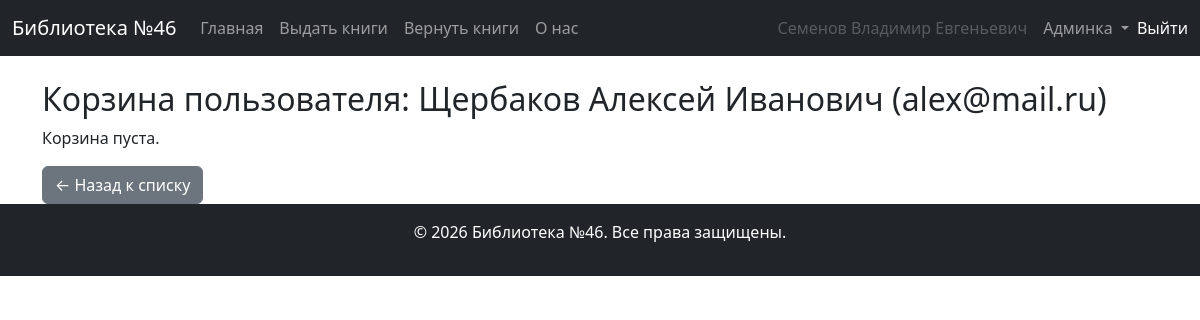
Page /staff/cart/3/ (signed in) on the earlier database version.
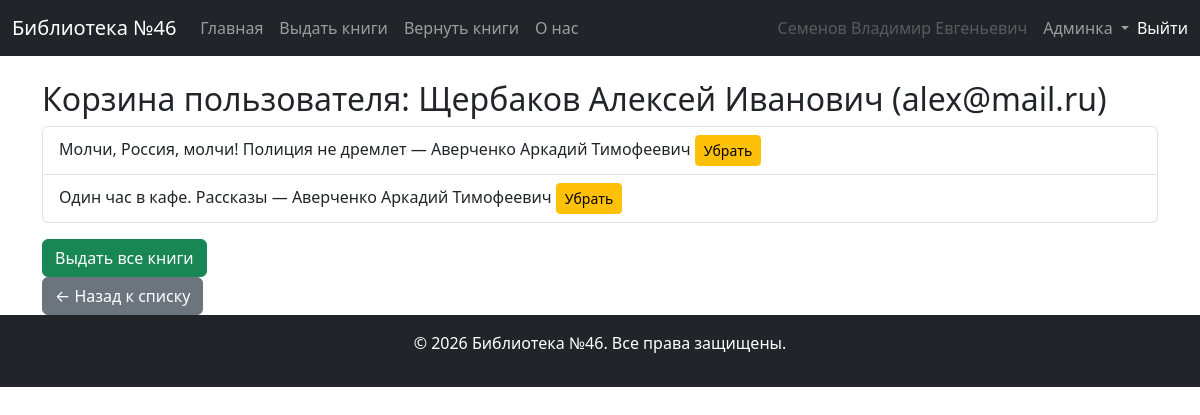
Same page on the later database version.
### user_app/models.py (models this page shows, shortened)
class CustomUser(AbstractUser):
    username = None                     # Удаляем username — он не нужен, т.к. аутентификация по email
    full_name = models.CharField(
        max_length=255,
        blank=False,
        null=False,
        verbose_name='Имя читателя'
    )
    email = models.EmailField(
        max_length=255,
        unique=True,
        verbose_name='E-mail'
    )
    date_of_birth = models.DateField(
        blank=False,
        null=False,
        verbose_name='Дата рождения'
    )
    USERNAME_FIELD = 'email'
    REQUIRED_FIELDS = ['full_name', 'date_of_birth']
    objects = CustomUserManager()

### lib_app/models.py (models this page shows, shortened)
class Cart(models.Model):
    user = models.OneToOneField(
        settings.AUTH_USER_MODEL,
        on_delete=models.CASCADE
    )
    books = models.ManyToManyField(Book, blank=True, related_name='carts')

class Book(models.Model):
    title = models.CharField(max_length=255)
    author = models.ForeignKey(
        Author,
        on_delete=models.SET_NULL,
        related_name='books',
        null=True,
        blank=True
    )
    publisher = models.ForeignKey(
        Publisher,
        on_delete=models.SET_NULL,
        related_name='books',
        null=True,
        blank=True
    )
    isbn = models.CharField(
        max_length=13,                                          # ISBN должен содержать ровно 13 цифр
        null=True,
        blank=True
    )
    year = models.PositiveIntegerField(
        null=True,
        blank=True,
        validators=[
            MinValueValidator(1),                               # Год должен быть ≥ 1
            MaxValueValidator(datetime.now().year)              # Не больше текущего года
        ]
    )
    short_description = models.TextField(
        default="",
        null=True,
        blank=True
    )
    key_words = models.TextField(
        default="",
        null=True,
        blank=True
    )
    available = models.BooleanField(default=True)               # доступна ли для выдачи
    times_of_issued = models.PositiveIntegerField(default=0)    # сколько раз выдана книга

class Author(models.Model):
    name = models.CharField(max_length=200)
    date_of_birth = models.DateField(null=True, blank=True)
    date_of_death = models.DateField(null=True, blank=True)
    class Meta:
        ordering = ['name']

### lib_app/views.py (the view)
# urls.py: path('staff/cart/<int:user_id>/', StaffViewUserCartView.as_view(), name='staff_view_user_cart'),
class StaffViewUserCartView(LoginRequiredMixin, UserPassesTestMixin, DetailView):
    model = Cart
    template_name = 'lib_app/cart.html'
    context_object_name = 'cart'
    def test_func(self):
        return self.request.user.is_staff
    def get_object(self, queryset=None):
        user_id = self.kwargs.get('user_id')
        user = get_object_or_404(CustomUser, id=user_id)
        cart, created = Cart.objects.get_or_create(user=user)
        return cart
    def get_context_data(self, **kwargs):
        context = super().get_context_data(**kwargs)
        context['ordered_books'] = self.object.books.select_related('author').order_by('author__name', 'title')
        context['is_own_cart'] = False
        context['title'] = 'Корзина пользователя'
        return context

### lib_app/templates/lib_app/cart.html (shortened to what this page needs)
{% extends "base.html" %}
{% block content %}
{% if is_own_cart %}
    <h2>Ваша корзина</h2>
{% else %}
    <h2>Корзина пользователя: {{ cart.user.full_name }} ({{ cart.user.email }})</h2>
{% endif %}
{% if ordered_books %}
    <ul class="list-group">
        {% for book in ordered_books %}
            <li class="list-group-item">
                {{ book.title }} — {{ book.author.name }}
                {% if is_own_cart %}
                    <form method="post" action="{% url 'remove_from_cart' book.id %}" style="display:inline;">
                        {% csrf_token %}
                        <button type="submit" class="btn btn-sm btn-danger">Убрать</button>
                    </form>
                {% elif user.is_staff %}
                    <form method="post" action="{% url 'staff_remove_from_cart' cart.user.id book.id %}" style="display:inline;">
                        <button type="submit" class="btn btn-sm btn-warning"
                                onclick="return confirm('Удалить «{{ book.title }}» из корзины {{ cart.user.full_name }}?')">
                            Убрать
                        </button>
                    </form>
                {% endif %}
            </li>
        {% endfor %}
    </ul>
    {% if not is_own_cart and user.is_staff %}
        <div class="mt-3">
            <form method="post" action="{% url 'issue_books_from_cart' cart.user.id %}" style="display:inline;">
                <button type="submit" class="btn btn-success"
                        onclick="return confirm('Выдать все книги из корзины {{ cart.user.full_name }}?')">
                    Выдать все книги
                </button>
            </form>
        </div>
    {% endif %}
{% else %}
    <p>Корзина пуста.</p>
{% endif %}
<a href="{% url 'users_with_cart' %}" class="btn btn-secondary">← Назад к списку</a>
{% endblock %}

### lib_app/templates/base.html (shortened to what this page needs)
<!DOCTYPE html>
<html lang="ru">
<head>
    <link href="https://cdn.jsdelivr.net/npm/bootstrap@5.3.0-alpha3/dist/css/bootstrap.min.css" rel="stylesheet">
</head>
<body>
    {% include 'include/menu.html' %}
    <div class="container mt-4">
        {% block content %}
        {% endblock %}
    </div>
    <footer class="bg-dark text-white text-center py-3">
        <p>&copy; 2026 Библиотека №46. Все права защищены.</p>
    </footer>
</body>
</html>

### lib_app/templates/include/menu.html (shortened to what this page needs)
<nav class="navbar navbar-expand-lg navbar-dark bg-dark">
    <div class="container-fluid">
        <a class="navbar-brand" href="/">Библиотека №46</a>
        <div class="collapse navbar-collapse" id="navbarNav">
            {% if user.is_staff %}
                {% include 'include/menu_staff.html' %}
            {% elif user.is_authenticated %}
                {% include 'include/menu_registred.html' %}
            {% else %}
                {% include 'include/menu_guest.html' %}
            {% endif %}
        </div>
    </div>
</nav>

### lib_app/templates/include/menu_staff.html (shortened to what this page needs)
<ul class="navbar-nav me-auto">
    <li class="nav-item"><a class="nav-link" href="{% url 'index' %}">Главная</a></li>
    <li><a class="nav-link" href="{% url 'users_with_cart' %}">Выдать книги</a></li>
    <li class="nav-item"><a class="nav-link" href="{% url 'borrowing_users_list' %}">Вернуть книги</a></li>
    <li class="nav-item"><a class="nav-link" href="{% url 'about' %}">О нас</a></li>
</ul>
<ul class="navbar-nav ms-auto">
    <li class="nav-item">
        <a class="nav-link disabled" href="#" tabindex="-1" aria-disabled="true">
            {{ user.full_name }}
        </a>
    </li>
    <li class="nav-item dropdown">
        <a class="nav-link dropdown-toggle" href="#" id="adminDropdown" role="button" data-bs-toggle="dropdown" aria-expanded="false">
            Админка
        </a>
    </li>
    <li class="nav-item">
        <form method="post" action="{% url 'logout' %}" class="d-flex align-items-center h-100">
            <button type="submit" class="btn btn-link nav-link p-0 text-white text-decoration-none"
                    style="line-height: 1.5; vertical-align: baseline;">
                Выйти
            </button>
        </form>
    </li>
</ul>

Differences in the rows shown:
added Book: title "Молчи, Россия, молчи! Полиция не дремлет", author.name "Аверченко Аркадий Тимофеевич"
added Book: title "Один час в кафе. Рассказы", author.name "Аверченко Аркадий Тимофеевич"
Other differences:
text no longer shown: "Корзина пуста."
text now shown: "Выдать все книги"
